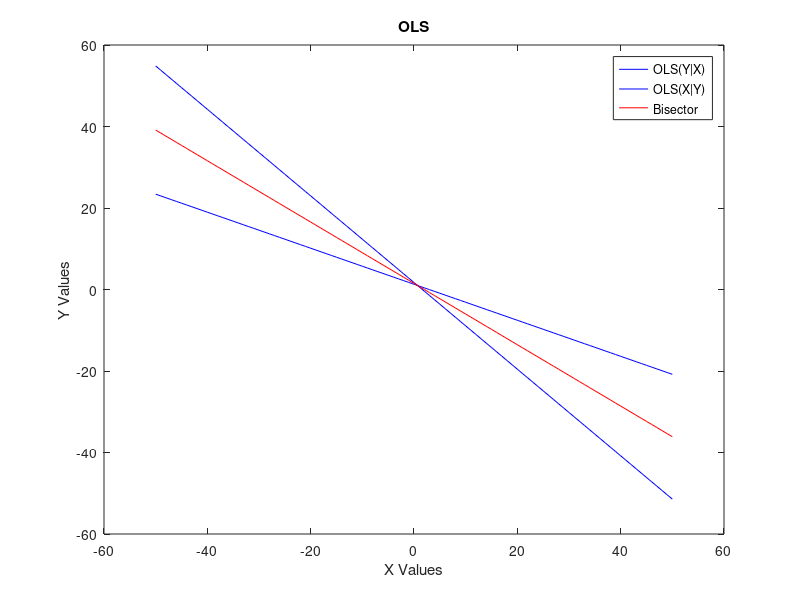

The MATLAB script that drew this image:
clear;

x=abs(randn(10,1));
y=abs(randn(10,1));

for i=1:10
b_t(i) = x(i)*y(i);
b_bx(i) = x(i)^2;
b_by(i) = y(i)^2;
end

bx = (sum(b_t)-length(x)*mean(x)*mean(y))/(sum(b_bx)-length(x)*mean(x)^2);
by = (sum(b_t)-length(x)*mean(x)*mean(y))/(sum(b_by)-length(x)*mean(y)^2);
ax = mean(y) - bx*mean(x);
ay = mean(y) - by*mean(x);

a = (ax+ay)/2;
b = (bx+by)/2;

g=[-50:50];
h = (bx*g)+ax;
k = (by*g)+ay;
m = (b*g)+a;

figure(1);
plot(g,h,'blue');
hold on
plot(g,k,'blue');
plot(g,m,'red');
title('OLS');
xlabel('X Values');
ylabel('Y Values');
legend('OLS(Y|X)','OLS(X|Y)','Bisector');
hold off

polyfit(x,y,1); %check

fprintf('a = %.3f and b = %.3f \n',a,b)